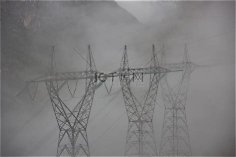
#> input picture data/foggy.jpg, 236 x 157 px, found by its file name
$ python dehaze.py
#> lines starting #> are read from the running program, lines starting #| are printed output that depends on the picture
import cv2
import numpy as np
import matplotlib.pyplot as plt

# 1. 读取有雾图片
img = cv2.imread('foggy.jpg').astype(np.float32) / 255.0
if img is None:
    print("错误：找不到 foggy.jpg")
    exit()

# 2. 求暗通道（用15x15窗口代替3x3，减轻光晕）
kernel = np.ones((15,15), np.uint8)
dark = cv2.erode(np.min(img, axis=2), kernel)
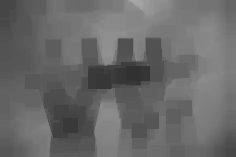
#> dark: shape (157, 236) float32; min 0.192, max 0.659, mean 0.41

# 3. 估算大气光A（取暗通道最亮的前0.1%）
flat_dark = dark.ravel()
flat_img = img.reshape(-1, 3)
idx = flat_dark.argsort()[-int(0.001*len(flat_dark)):]
#> idx = 37 values, max 1321 at index 7, min 130 at index 25, mean 608.6
A = flat_img[idx].mean(axis=0)
#> A = [0.728, 0.72, 0.72]

# 4. 计算透射率t（优化版）
omega = 0.85  # 稍微降低去雾强度，保留一点雾的层次感
t = 1 - omega * cv2.erode(np.min(img / A, axis=2), kernel)
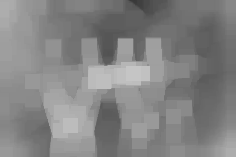
#> t: shape (157, 236) float32; min 0.222, max 0.776, mean 0.518
#对透射率图做高斯平滑，消除光晕和方块感
t = cv2.GaussianBlur(t, (15, 15), 0)
# 强制 t 不能小于 0.4，强行保护天空和亮部不发黑
t = np.clip(t, 0.4, 1.0)

# 5. 恢复无雾图像
J = np.zeros_like(img)
for c in range(3):
    J[:,:,c] = (img[:,:,c] - A[c]) / t + A[c]
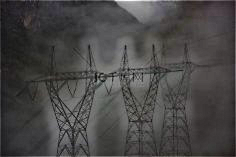
#> J: shape (157, 236, 3) float32; mean B, G, R 0.279, 0.282, 0.287
J = np.clip(J, 0, 1)

# 对结果做 Gamma 校正，让画面重新亮起来、色彩更自然
J = np.power(J, 0.8)
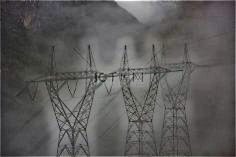
#> J: shape (157, 236, 3) float32; mean B, G, R 0.357, 0.359, 0.365

# 6. 显示对比图
plt.figure(figsize=(12, 6))
plt.subplot(1, 2, 1)
plt.title('Original Foggy Image')
plt.imshow(cv2.cvtColor(img, cv2.COLOR_BGR2RGB))
plt.axis('off')

plt.subplot(1, 2, 2)
plt.title('Optimized Dehazed Image')
plt.imshow(cv2.cvtColor(J, cv2.COLOR_BGR2RGB))
plt.axis('off')

print("优化版去雾完成！")
plt.show()
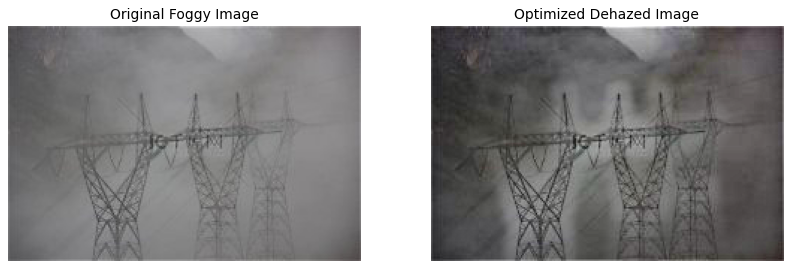
#> figure drawn by matplotlib, 2 panels
